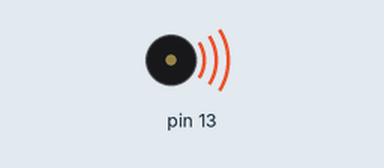
Simulated run of this sketch. Board: Arduino Uno, built with avr-gcc and run on an emulated ATmega328P. Shown: buzzer (waves = sounding).

Above: at 0.1 s.
Timing chart, 0 to 40.0 s (numbered marks = the images above):
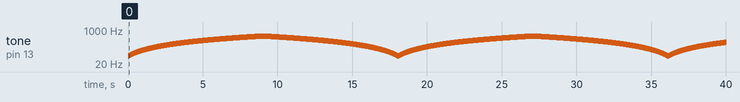

Measured:
- by itself, tone on pin 13: plays 50 Hz for 0.02 s, 51 Hz for 0.02 s, 52 Hz for 0.02 s, 53 Hz for 0.02 s, 54 Hz for 0.02 s, 55 Hz for 0.02 s … (1994 notes in this stretch)

The sketch:

siren.ino
```cpp
void setup()
{
  pinMode(13, OUTPUT);
}

void loop()
{
  for(int p=50; p<=500; p++){
   tone(13,p);
    delay(20);
  }
    for (int p=500; p>=50; p--){
      tone(13,p);
      delay(20);
    }
}
```
